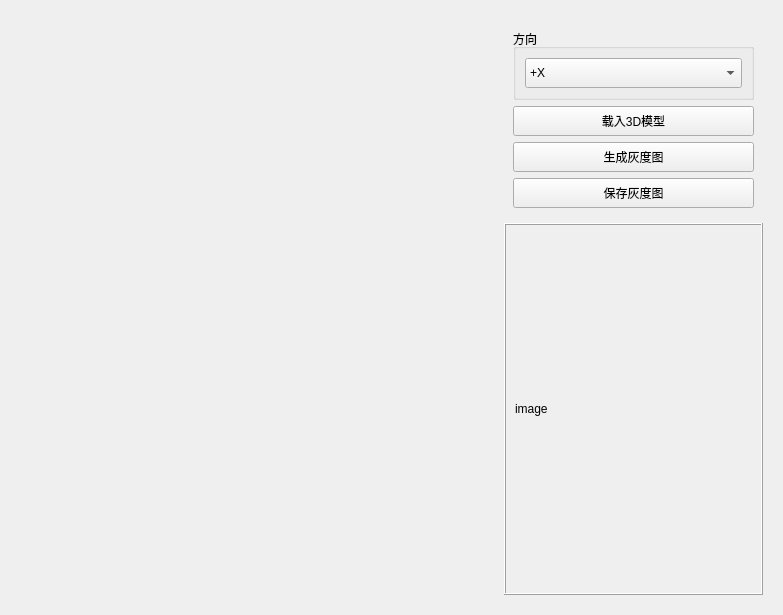
<?xml version="1.0" encoding="UTF-8"?>
<ui version="4.0">
 <class>ProcessModelWithQt3D</class>
 <widget class="QWidget" name="ProcessModelWithQt3D">
  <property name="geometry">
   <rect>
    <x>0</x>
    <y>0</y>
    <width>783</width>
    <height>615</height>
   </rect>
  </property>
  <property name="windowTitle">
   <string>Form</string>
  </property>
  <layout class="QHBoxLayout" name="horizontalLayout" stretch="3,1">
   <item>
    <widget class="QWidget" name="model3DViewContainer" native="true"/>
   </item>
   <item>
    <widget class="QWidget" name="widget_2" native="true">
     <layout class="QVBoxLayout" name="verticalLayout_2" stretch="1,3">
      <item>
       <widget class="QWidget" name="widget_4" native="true">
        <layout class="QVBoxLayout" name="verticalLayout">
         <item>
          <widget class="QGroupBox" name="groupBox">
           <property name="title">
            <string>方向</string>
           </property>
           <layout class="QHBoxLayout" name="horizontalLayout_2">
            <item>
             <widget class="QComboBox" name="directionComboBox">
              <property name="minimumSize">
               <size>
                <width>0</width>
                <height>30</height>
               </size>
              </property>
              <item>
               <property name="text">
                <string>+X</string>
               </property>
              </item>
              <item>
               <property name="text">
                <string>-X</string>
               </property>
              </item>
              <item>
               <property name="text">
                <string>+Y</string>
               </property>
              </item>
              <item>
               <property name="text">
                <string>-Y</string>
               </property>
              </item>
              <item>
               <property name="text">
                <string>+Z</string>
               </property>
              </item>
              <item>
               <property name="text">
                <string>-Z</string>
               </property>
              </item>
              <item>
               <property name="text">
                <string>Origin</string>
               </property>
              </item>
             </widget>
            </item>
           </layout>
          </widget>
         </item>
         <item>
          <widget class="QPushButton" name="load3DModelBtn">
           <property name="minimumSize">
            <size>
             <width>0</width>
             <height>30</height>
            </size>
           </property>
           <property name="text">
            <string>载入3D模型</string>
           </property>
          </widget>
         </item>
         <item>
          <widget class="QPushButton" name="createGrayImage">
           <property name="minimumSize">
            <size>
             <width>0</width>
             <height>30</height>
            </size>
           </property>
           <property name="text">
            <string>生成灰度图</string>
           </property>
          </widget>
         </item>
         <item>
          <widget class="QPushButton" name="saveGrayImage">
           <property name="minimumSize">
            <size>
             <width>0</width>
             <height>30</height>
            </size>
           </property>
           <property name="text">
            <string>保存灰度图</string>
           </property>
          </widget>
         </item>
        </layout>
       </widget>
      </item>
      <item>
       <widget class="QFrame" name="frame">
        <property name="frameShape">
         <enum>QFrame::Shape::Box</enum>
        </property>
        <property name="frameShadow">
         <enum>QFrame::Shadow::Raised</enum>
        </property>
        <layout class="QHBoxLayout" name="horizontalLayout_4">
         <item>
          <widget class="QLabel" name="grayImageLabel">
           <property name="minimumSize">
            <size>
             <width>237</width>
             <height>305</height>
            </size>
           </property>
           <property name="maximumSize">
            <size>
             <width>237</width>
             <height>305</height>
            </size>
           </property>
           <property name="text">
            <string>image</string>
           </property>
          </widget>
         </item>
        </layout>
       </widget>
      </item>
     </layout>
    </widget>
   </item>
  </layout>
 </widget>
 <resources/>
 <connections/>
</ui>
